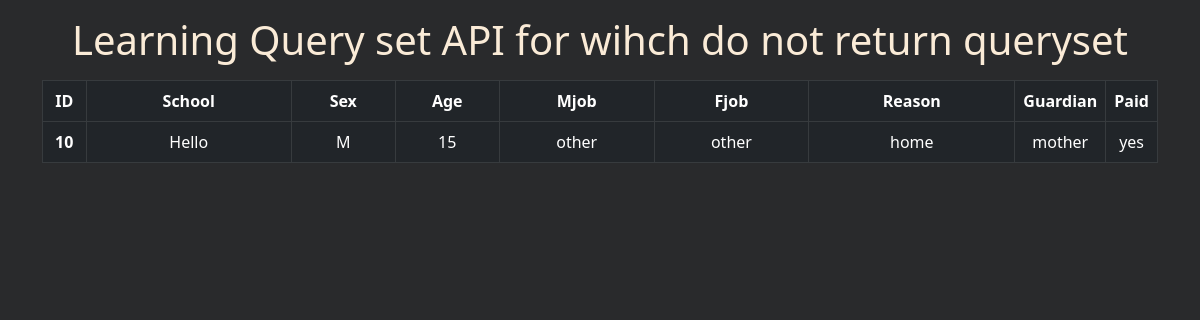
The page /home1/ on the database its author committed.
### school/models.py (models this page shows)
class student(models.Model):
    School = models.CharField(max_length=100)
    Sex = models.CharField(max_length=50)
    Age = models.IntegerField()
    Mjob = models.CharField(max_length=100)
    Fjob = models.CharField(max_length=100)
    Reason = models.CharField(max_length=100)
    Guardian = models.CharField(max_length=100)
    Paid = models.CharField(max_length=100)

### school/views.py (the view)
# urls.py: path("home1/", views.home1,),
def home1(request):
    data = student.objects.get(pk=10)
    return render(request, 'school/home1.html',{'data':data})

### school/templates/school/home1.html (shortened to what this page needs)
<!DOCTYPE html>
{% load static %}
<html lang="en">
<head>
    <link rel="stylesheet" href="{% static 'school/css/bootstrap.css' %}">
    <link rel="stylesheet" href="{% static 'school/css/style.css' %}">
</head>
<body>
    <div class="container">
        <h1 class="text-center mx-1 my-3" >Learning Query set API for wihch do not return queryset</h1>
        {% if data %}
              <table class="table table-hover bg-white table-dark table-bordered">
                <thead>
                    <tr class="text-center">
                        <th class="col" style="width:4%">ID</th>
                        <th class="col" style="width:20%">School</th>
                        <th class="col" style="width:10%">Sex</th>
                        <th class="col" style="width:10%">Age</th>
                        <th class="col" style="width:15%">Mjob</th>
                        <th class="col" style="width:15%">Fjob</th>
                        <th class="col" style="width:20%">Reason</th>
                        <th class="col" style="width:20%">Guardian</th>
                        <th class="col" style="width:20%">Paid</th>
                    </tr>
                </thead>
                <tbody class="text-center">
                        <tr>
                            <th scope="row">{{data.id}}</th>
                            <td>{{data.School}}</td>
                            <td>{{data.Sex}}</td>
                            <td>{{data.Age}}</td>
                            <td>{{data.Mjob}}</td>
                            <td>{{data.Fjob}}</td>
                            <td>{{data.Reason}}</td>
                            <td>{{data.Guardian}}</td>
                            <td>{{data.Paid}}</td>
                        </tr>
                </tbody>
              </table>
            {% else %}
              <h3>You have no student record!</h3>
            {% endif %}
    </div>
</body>
</html>

### school/static/school/css/style.css (style rules this page uses)
body { background-color: rgb(41, 42, 44); color: antiquewhite; }

### rows shown on the page
student: id "10", School "Hello", Sex "M", Age "15", Mjob "other", Fjob "other", Reason "home", Guardian "mother", Paid "yes"
